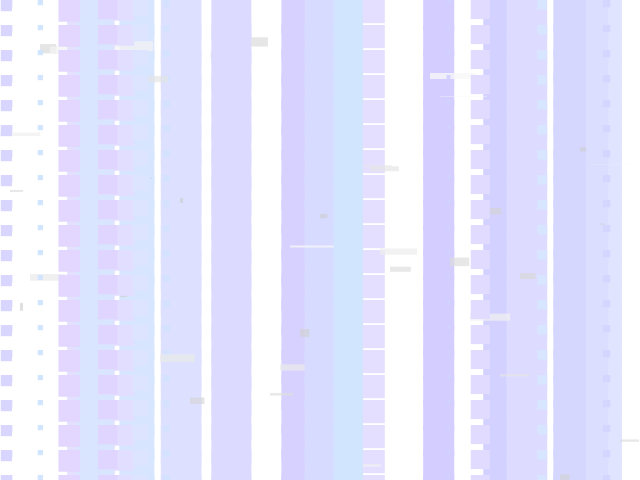
Frame 1 (no input)
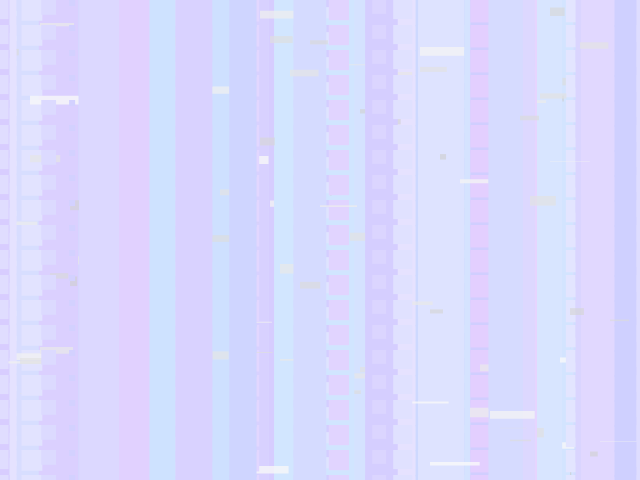
Frame 60 (no input)
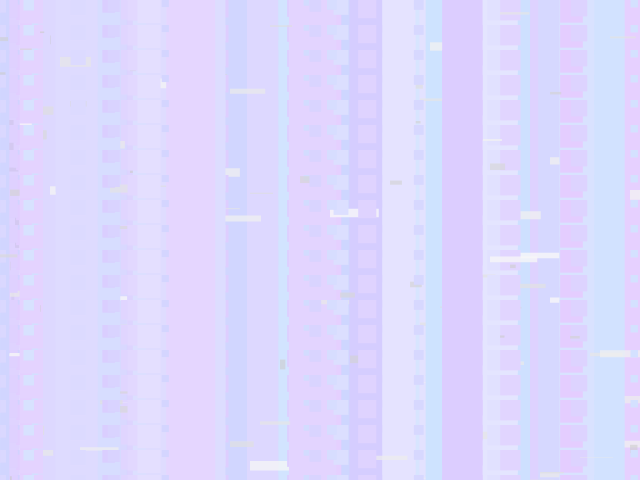
Frame 120 (the mouse pressed at the canvas centre since frame 60)

The p5.js sketch that drew these frames (run headless with seeded random() and noise() and a simulated clock; from frame 60 on, the mouse is pressed at the canvas centre):

// p5.js sketch
// ── sketch.js

var w = 640;
var h = 480;
var xOff = 0;
var yOff = 0.5;

function setup() {
  createCanvas(w, h);
  background(255);
  //frameRate(2);
}
function draw() {
  var sc = random(1);
  if(sc > 0.1){
    for (var i = 0; i < width; i+=10) {
      var shift = noise(xOff)*width;
      xOff = xOff + 0.001;
      var x = random(w);
      var y = random(h);
      var xw = random(10);
      var c = random(50);
      strokeWeight(0);
      stroke(xw-100);
      fill(c+200, c+150);
      rect(i, x, c, xw);
      for (var j = 0; j < height; j+=25){
      	push();
        fill(c%25+205, x%25+205, 255);
        rect(2*x-shift, j, c, c);
        pop();
      }
   }
 } else{
    
    for (var i = 0; i < height; i+=10) {
      var shift = noise(yOff)*width;
      yOff = yOff + 0.001;
      var x = random(w);
      var y = random(h);
      var xw = random(10);
      var c = random(50);
      strokeWeight(0);
      stroke(xw-100);
      fill(c%200+55, c%10+15);
      rect(x, i, xw, c);
      for (var j = 0; j < width; j+=25){
        push();
        fill(c%25+225, x%25+225, 255, c%50+205);
        rect(j, 2*x-shift, xw, xw);
        pop();
      }
  }
  }
  
}
